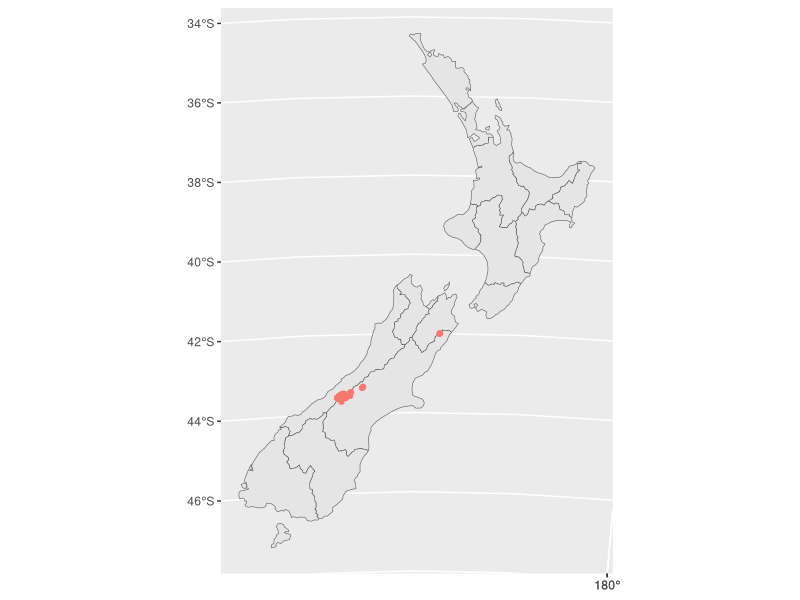
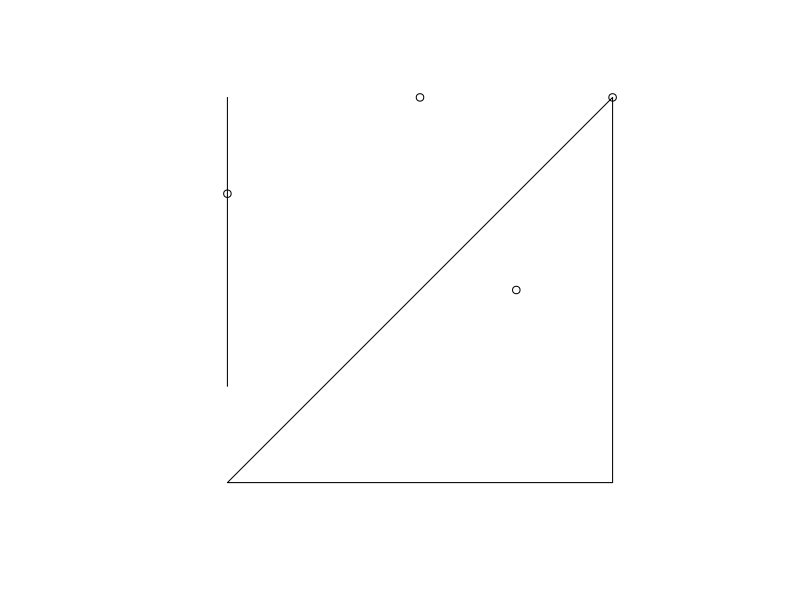

Write the R code that produced these figures, in order.
## ---- chunk 1
knitr::opts_chunk$set(echo = TRUE)
## ---- chunk 2
library(sf)
library(raster)
library(tidyverse)
library(spData)
## ---- chunk 3
canterbury <-  nz %>% 
  filter(Name == "Canterbury")
canterbury_height <-  nz_height[canterbury, ] # use sf object to subset
nz %>% 
  st_geometry() %>% 
  ggplot() +
    geom_sf() +
    geom_sf(aes(col = "red"), data =canterbury_height) +
    theme(legend.position="none")
## ---- chunk 4
nz_height[canterbury, , op = st_disjoint] # do the opposite as intersect
## ---- chunk 5
sel_sgbp <-  st_intersects(x = nz_height, y = canterbury)
# summary(sel_sgbp)
class(sel_sgbp)
sel_logical <-  lengths(sel_sgbp) > 0 # convert sgbp to logical: The function lengths() identifies which features in nz_height intersect with ANY objects in y
canterbury_height2 <-  nz_height[sel_logical, ]
## ---- chunk 6
st_intersects(x = nz_height, y = canterbury, sparse = FALSE)
## ---- chunk 7
canterbury_height3 <- nz_height %>% 
  st_intersects(canterbury, sparse = FALSE)[,1] %>%
  filter()
## ---- chunk 8
# create a polygon
a_poly <-  st_polygon(list(rbind(c(-1, -1), c(1, -1), c(1, 1), c(-1, -1))))
a <-  st_sfc(a_poly)
# create a line
l_line <-  st_linestring(x = matrix(c(-1, -1, -0.5, 1), ncol = 2))
l <-  st_sfc(l_line)
# create points
p_matrix <-  matrix(c(0.5, 1, -1, 0, 0, 1, 0.5, 1), ncol = 2)
p_multi <-  st_multipoint(x = p_matrix)
p <-  st_cast(st_sfc(p_multi), "POINT")
plot(a)
plot(l, add = TRUE)
plot(p, add = TRUE)
## ---- chunk 9
st_intersects(p, a)
st_intersects(p, a, sparse = FALSE)
